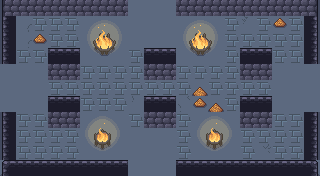

This game map was drawn from its Tiled (.tmx) file and the tilesets committed beside it. A one-line description and the full map source follow:
An orthogonal 20x11 tile map with 16x16 px tiles, 6 tile layers (ground, dressing, decor, walls, ...), 5 tilesets and 12 objects (5x ENTRY, 5x ENEMY, 2x PROP).

<map version="1.10" tiledversion="1.10.2" orientation="orthogonal" renderorder="right-down" width="20" height="11" tilewidth="16" tileheight="16" infinite="0" nextlayerid="8" nextobjectid="13">
 <tileset firstgid="1" name="wall" tilewidth="16" tileheight="16" tilecount="493" columns="17">
  <image source="../../../gfx/tiles/cove/walls_floor.png" width="272" height="464" />
 </tileset>
 <tileset firstgid="494" name="cracks" tilewidth="16" tileheight="16" tilecount="120" columns="8">
  <image source="../../../gfx/tiles/cove/cracks_floor.png" width="128" height="240" />
 </tileset>
 <tileset firstgid="614" name="wallcracks" tilewidth="16" tileheight="16" tilecount="256" columns="8">
  <image source="../../../gfx/tiles/cove/cracks_walls.png" width="128" height="512" />
 </tileset>
 <tileset firstgid="870" name="objects" tilewidth="16" tileheight="16" tilecount="216" columns="24">
  <image source="../../../gfx/tiles/cove/objects.png" width="384" height="144" />
 </tileset>
 <tileset firstgid="1086" name="fire" tilewidth="16" tileheight="16" tilecount="198" columns="11">
  <image source="../../../gfx/tiles/cove/fire.png" width="176" height="288" />
  <tile id="0">
   <animation>
    <frame tileid="0" duration="150" />
    <frame tileid="33" duration="150" />
    <frame tileid="66" duration="150" />
    <frame tileid="99" duration="150" />
    <frame tileid="132" duration="150" />
    <frame tileid="165" duration="150" />
   </animation>
  </tile>
  <tile id="1">
   <animation>
    <frame tileid="1" duration="150" />
    <frame tileid="34" duration="150" />
    <frame tileid="67" duration="150" />
    <frame tileid="100" duration="150" />
    <frame tileid="133" duration="150" />
    <frame tileid="166" duration="150" />
   </animation>
  </tile>
  <tile id="2">
   <animation>
    <frame tileid="2" duration="150" />
    <frame tileid="35" duration="150" />
    <frame tileid="68" duration="150" />
    <frame tileid="101" duration="150" />
    <frame tileid="134" duration="150" />
    <frame tileid="167" duration="150" />
   </animation>
  </tile>
  <tile id="3">
   <animation>
    <frame tileid="3" duration="150" />
    <frame tileid="36" duration="150" />
    <frame tileid="69" duration="150" />
    <frame tileid="102" duration="150" />
    <frame tileid="135" duration="150" />
    <frame tileid="168" duration="150" />
   </animation>
  </tile>
  <tile id="4">
   <animation>
    <frame tileid="4" duration="150" />
    <frame tileid="37" duration="150" />
    <frame tileid="70" duration="150" />
    <frame tileid="103" duration="150" />
    <frame tileid="136" duration="150" />
    <frame tileid="169" duration="150" />
   </animation>
  </tile>
  <tile id="5">
   <animation>
    <frame tileid="5" duration="150" />
    <frame tileid="38" duration="150" />
    <frame tileid="71" duration="150" />
    <frame tileid="104" duration="150" />
    <frame tileid="137" duration="150" />
    <frame tileid="170" duration="150" />
   </animation>
  </tile>
  <tile id="6">
   <animation>
    <frame tileid="6" duration="150" />
    <frame tileid="39" duration="150" />
    <frame tileid="72" duration="150" />
    <frame tileid="105" duration="150" />
    <frame tileid="138" duration="150" />
    <frame tileid="171" duration="150" />
   </animation>
  </tile>
  <tile id="7">
   <animation>
    <frame tileid="7" duration="150" />
    <frame tileid="40" duration="150" />
    <frame tileid="73" duration="150" />
    <frame tileid="106" duration="150" />
    <frame tileid="139" duration="150" />
    <frame tileid="172" duration="150" />
   </animation>
  </tile>
  <tile id="8">
   <animation>
    <frame tileid="8" duration="150" />
    <frame tileid="41" duration="150" />
    <frame tileid="74" duration="150" />
    <frame tileid="107" duration="150" />
    <frame tileid="140" duration="150" />
    <frame tileid="173" duration="150" />
   </animation>
  </tile>
  <tile id="9">
   <animation>
    <frame tileid="9" duration="150" />
    <frame tileid="42" duration="150" />
    <frame tileid="75" duration="150" />
    <frame tileid="108" duration="150" />
    <frame tileid="141" duration="150" />
    <frame tileid="174" duration="150" />
   </animation>
  </tile>
  <tile id="10">
   <animation>
    <frame tileid="10" duration="150" />
    <frame tileid="43" duration="150" />
    <frame tileid="76" duration="150" />
    <frame tileid="109" duration="150" />
    <frame tileid="142" duration="150" />
    <frame tileid="175" duration="150" />
   </animation>
  </tile>
  <tile id="11">
   <animation>
    <frame tileid="11" duration="150" />
    <frame tileid="44" duration="150" />
    <frame tileid="77" duration="150" />
    <frame tileid="110" duration="150" />
    <frame tileid="143" duration="150" />
    <frame tileid="176" duration="150" />
   </animation>
  </tile>
  <tile id="12">
   <animation>
    <frame tileid="12" duration="150" />
    <frame tileid="45" duration="150" />
    <frame tileid="78" duration="150" />
    <frame tileid="111" duration="150" />
    <frame tileid="144" duration="150" />
    <frame tileid="177" duration="150" />
   </animation>
  </tile>
  <tile id="13">
   <animation>
    <frame tileid="13" duration="150" />
    <frame tileid="46" duration="150" />
    <frame tileid="79" duration="150" />
    <frame tileid="112" duration="150" />
    <frame tileid="145" duration="150" />
    <frame tileid="178" duration="150" />
   </animation>
  </tile>
  <tile id="14">
   <animation>
    <frame tileid="14" duration="150" />
    <frame tileid="47" duration="150" />
    <frame tileid="80" duration="150" />
    <frame tileid="113" duration="150" />
    <frame tileid="146" duration="150" />
    <frame tileid="179" duration="150" />
   </animation>
  </tile>
  <tile id="15">
   <animation>
    <frame tileid="15" duration="150" />
    <frame tileid="48" duration="150" />
    <frame tileid="81" duration="150" />
    <frame tileid="114" duration="150" />
    <frame tileid="147" duration="150" />
    <frame tileid="180" duration="150" />
   </animation>
  </tile>
  <tile id="16">
   <animation>
    <frame tileid="16" duration="150" />
    <frame tileid="49" duration="150" />
    <frame tileid="82" duration="150" />
    <frame tileid="115" duration="150" />
    <frame tileid="148" duration="150" />
    <frame tileid="181" duration="150" />
   </animation>
  </tile>
  <tile id="17">
   <animation>
    <frame tileid="17" duration="150" />
    <frame tileid="50" duration="150" />
    <frame tileid="83" duration="150" />
    <frame tileid="116" duration="150" />
    <frame tileid="149" duration="150" />
    <frame tileid="182" duration="150" />
   </animation>
  </tile>
  <tile id="18">
   <animation>
    <frame tileid="18" duration="150" />
    <frame tileid="51" duration="150" />
    <frame tileid="84" duration="150" />
    <frame tileid="117" duration="150" />
    <frame tileid="150" duration="150" />
    <frame tileid="183" duration="150" />
   </animation>
  </tile>
  <tile id="19">
   <animation>
    <frame tileid="19" duration="150" />
    <frame tileid="52" duration="150" />
    <frame tileid="85" duration="150" />
    <frame tileid="118" duration="150" />
    <frame tileid="151" duration="150" />
    <frame tileid="184" duration="150" />
   </animation>
  </tile>
  <tile id="20">
   <animation>
    <frame tileid="20" duration="150" />
    <frame tileid="53" duration="150" />
    <frame tileid="86" duration="150" />
    <frame tileid="119" duration="150" />
    <frame tileid="152" duration="150" />
    <frame tileid="185" duration="150" />
   </animation>
  </tile>
  <tile id="21">
   <animation>
    <frame tileid="21" duration="150" />
    <frame tileid="54" duration="150" />
    <frame tileid="87" duration="150" />
    <frame tileid="120" duration="150" />
    <frame tileid="153" duration="150" />
    <frame tileid="186" duration="150" />
   </animation>
  </tile>
  <tile id="22">
   <animation>
    <frame tileid="22" duration="150" />
    <frame tileid="55" duration="150" />
    <frame tileid="88" duration="150" />
    <frame tileid="121" duration="150" />
    <frame tileid="154" duration="150" />
    <frame tileid="187" duration="150" />
   </animation>
  </tile>
  <tile id="23">
   <animation>
    <frame tileid="23" duration="150" />
    <frame tileid="56" duration="150" />
    <frame tileid="89" duration="150" />
    <frame tileid="122" duration="150" />
    <frame tileid="155" duration="150" />
    <frame tileid="188" duration="150" />
   </animation>
  </tile>
  <tile id="24">
   <animation>
    <frame tileid="24" duration="150" />
    <frame tileid="57" duration="150" />
    <frame tileid="90" duration="150" />
    <frame tileid="123" duration="150" />
    <frame tileid="156" duration="150" />
    <frame tileid="189" duration="150" />
   </animation>
  </tile>
  <tile id="25">
   <animation>
    <frame tileid="25" duration="150" />
    <frame tileid="58" duration="150" />
    <frame tileid="91" duration="150" />
    <frame tileid="124" duration="150" />
    <frame tileid="157" duration="150" />
    <frame tileid="190" duration="150" />
   </animation>
  </tile>
  <tile id="26">
   <animation>
    <frame tileid="26" duration="150" />
    <frame tileid="59" duration="150" />
    <frame tileid="92" duration="150" />
    <frame tileid="125" duration="150" />
    <frame tileid="158" duration="150" />
    <frame tileid="191" duration="150" />
   </animation>
  </tile>
  <tile id="27">
   <animation>
    <frame tileid="27" duration="150" />
    <frame tileid="60" duration="150" />
    <frame tileid="93" duration="150" />
    <frame tileid="126" duration="150" />
    <frame tileid="159" duration="150" />
    <frame tileid="192" duration="150" />
   </animation>
  </tile>
  <tile id="28">
   <animation>
    <frame tileid="28" duration="150" />
    <frame tileid="61" duration="150" />
    <frame tileid="94" duration="150" />
    <frame tileid="127" duration="150" />
    <frame tileid="160" duration="150" />
    <frame tileid="193" duration="150" />
   </animation>
  </tile>
  <tile id="29">
   <animation>
    <frame tileid="29" duration="150" />
    <frame tileid="62" duration="150" />
    <frame tileid="95" duration="150" />
    <frame tileid="128" duration="150" />
    <frame tileid="161" duration="150" />
    <frame tileid="194" duration="150" />
   </animation>
  </tile>
  <tile id="30">
   <animation>
    <frame tileid="30" duration="150" />
    <frame tileid="63" duration="150" />
    <frame tileid="96" duration="150" />
    <frame tileid="129" duration="150" />
    <frame tileid="162" duration="150" />
    <frame tileid="195" duration="150" />
   </animation>
  </tile>
  <tile id="31">
   <animation>
    <frame tileid="31" duration="150" />
    <frame tileid="64" duration="150" />
    <frame tileid="97" duration="150" />
    <frame tileid="130" duration="150" />
    <frame tileid="163" duration="150" />
    <frame tileid="196" duration="150" />
   </animation>
  </tile>
  <tile id="32">
   <animation>
    <frame tileid="32" duration="150" />
    <frame tileid="65" duration="150" />
    <frame tileid="98" duration="150" />
    <frame tileid="131" duration="150" />
    <frame tileid="164" duration="150" />
    <frame tileid="197" duration="150" />
   </animation>
  </tile>
 </tileset>
 <layer id="1" name="ground" width="20" height="11">
  <data encoding="csv">
251,251,251,251,251,251,251,251,251,251,251,251,251,251,251,251,251,251,251,251,
251,251,251,251,251,251,251,251,251,251,251,251,251,251,251,251,251,251,251,251,
251,251,251,251,251,251,251,251,251,251,251,251,251,251,251,251,251,251,251,251,
251,251,251,251,251,251,251,251,251,251,251,251,251,251,251,251,251,251,251,251,
251,251,251,251,251,251,251,251,251,251,251,251,251,251,251,251,251,251,251,251,
251,251,251,251,251,251,251,251,251,251,251,251,251,251,251,251,251,251,251,251,
251,251,251,251,251,251,251,251,251,251,251,251,251,251,251,251,251,251,251,251,
251,251,251,251,251,251,251,251,251,251,251,251,251,251,251,251,251,251,251,251,
251,251,251,251,251,251,251,251,251,251,251,251,251,251,251,251,251,251,251,251,
251,251,251,251,251,251,251,251,251,251,251,251,251,251,251,251,251,251,251,251,
251,251,251,251,251,251,251,251,251,251,251,251,251,251,251,251,251,251,251,251
</data>
 </layer>
 <layer id="2" name="dressing" width="20" height="11">
  <data encoding="csv">
0,0,0,618,0,0,0,0,0,0,0,643,625,0,0,652,0,0,0,0,
0,594,232,232,232,1091,1092,1093,0,0,0,1091,1092,1093,232,601,232,1051,232,0,
0,596,1051,232,232,1102,0,1104,0,0,0,1102,0,1104,232,232,232,232,232,0,
0,232,232,0,0,1113,1114,1115,232,0,0,1113,1114,1115,232,0,0,232,232,0,
0,0,0,0,0,232,232,232,232,0,0,232,232,232,232,0,0,0,0,0,
0,0,0,232,232,232,232,232,232,232,232,232,909,232,232,232,232,0,0,0,
0,0,0,0,0,232,232,232,603,0,0,613,1051,909,232,0,0,0,0,0,
0,232,232,0,0,1094,1095,1096,232,0,0,232,1094,1095,1096,0,0,232,232,0,
0,232,232,232,232,1105,0,1107,0,0,0,232,1105,0,1107,232,232,232,232,0,
0,232,232,232,232,1116,1117,1118,0,0,0,232,1116,1117,1118,232,600,232,232,0,
0,0,0,0,0,0,0,0,0,0,0,0,0,0,0,0,0,0,0,0
</data>
 </layer>
 <layer id="3" name="decor" width="20" height="11">
  <data encoding="csv">
0,0,0,0,0,0,0,0,0,0,0,0,0,0,0,0,0,0,0,0,
0,0,0,0,0,0,0,0,0,0,0,0,0,0,0,0,0,0,0,0,
0,0,0,0,0,0,0,0,0,0,0,0,0,0,0,0,0,0,0,0,
0,0,0,0,0,0,0,0,0,0,0,0,0,0,0,0,0,0,0,0,
0,0,0,0,0,0,0,0,0,0,0,0,0,0,0,0,0,0,0,0,
0,0,0,0,0,0,0,0,0,0,0,0,0,0,0,0,0,0,0,0,
0,0,0,0,0,0,0,0,0,0,0,0,0,0,0,0,0,0,0,0,
0,0,0,0,0,0,0,0,0,0,0,0,0,0,0,0,0,0,0,0,
0,0,0,0,0,0,0,0,0,0,0,0,0,0,0,0,0,0,0,0,
0,0,0,0,0,0,0,0,0,0,0,0,0,0,0,0,0,0,0,0,
0,0,0,0,0,0,0,0,0,0,0,0,0,0,0,0,0,0,0,0
</data>
 </layer>
 <layer id="4" name="walls" width="20" height="11">
  <data encoding="csv">
70,71,71,71,71,71,71,71,0,0,0,71,71,71,71,71,71,71,71,72,
36,0,0,0,0,0,0,0,0,0,0,0,0,0,0,0,0,0,0,38,
36,0,0,0,0,0,0,0,0,0,0,0,0,0,0,0,0,0,0,38,
36,0,0,0,0,0,0,0,0,0,0,0,0,0,0,0,0,0,0,38,
0,0,0,0,0,0,0,0,0,0,0,0,0,0,0,0,0,0,0,0,
0,0,0,0,0,0,0,0,0,0,0,0,0,0,0,0,0,0,0,0,
0,0,0,0,0,0,0,0,0,0,0,0,0,0,0,0,0,0,0,0,
36,0,0,0,0,0,0,0,0,0,0,0,0,0,0,0,0,0,0,38,
36,0,0,0,0,0,0,0,0,0,0,0,0,0,0,0,0,0,0,38,
36,0,0,0,0,0,0,0,0,0,0,0,0,0,0,0,0,0,0,38,
19,20,20,20,20,20,20,20,0,0,0,20,20,20,20,20,20,20,20,21
</data>
 </layer>
 <layer id="5" name="props" width="20" height="11">
  <data encoding="csv">
0,0,0,0,0,0,0,0,0,0,0,0,0,0,0,0,0,0,0,0,
0,0,0,0,0,0,0,0,0,0,0,0,0,0,0,0,0,0,0,0,
0,0,0,0,0,0,1103,0,0,0,0,0,1103,0,0,0,0,0,0,0,
0,0,0,20,20,0,0,0,0,20,20,0,0,0,0,20,20,0,0,0,
0,0,0,71,71,0,0,0,0,71,71,0,0,0,0,71,71,0,0,0,
0,0,0,0,0,0,0,0,0,0,0,0,0,0,0,0,0,0,0,0,
0,0,0,20,20,0,0,0,0,20,20,0,0,0,0,20,20,0,0,0,
0,0,0,71,71,0,0,0,0,71,71,0,0,0,0,71,71,0,0,0,
0,0,0,0,0,0,1106,0,0,0,0,0,0,1106,0,0,0,0,0,0,
0,0,0,0,0,0,0,0,0,0,0,0,0,0,0,0,0,0,0,0,
0,0,0,0,0,0,0,0,0,0,0,0,0,0,0,0,0,0,0,0
</data>
 </layer>
 <layer id="6" name="overhead" width="20" height="11">
  <data encoding="csv">
0,0,0,0,0,0,0,0,0,0,0,0,0,0,0,0,0,0,0,0,
0,0,0,0,0,0,0,0,0,0,0,0,0,0,0,0,0,0,0,0,
0,0,0,0,0,0,0,0,0,0,0,0,0,0,0,0,0,0,0,0,
0,0,0,0,0,0,0,0,0,0,0,0,0,0,0,0,0,0,0,0,
0,0,0,0,0,0,0,0,0,0,0,0,0,0,0,0,0,0,0,0,
0,0,0,0,0,0,0,0,0,0,0,0,0,0,0,0,0,0,0,0,
0,0,0,0,0,0,0,0,0,0,0,0,0,0,0,0,0,0,0,0,
0,0,0,0,0,0,0,0,0,0,0,0,0,0,0,0,0,0,0,0,
0,0,0,0,0,0,0,0,0,0,0,0,0,0,0,0,0,0,0,0,
0,0,0,0,0,0,0,0,0,0,0,0,0,0,0,0,0,0,0,0,
0,0,0,0,0,0,0,0,0,0,0,0,0,0,0,0,0,0,0,0
</data>
 </layer>
 <objectgroup id="7" name="spawns">
  <object id="1" name="UP" type="ENTRY" x="152" y="24" />
  <object id="2" name="DOWN" type="ENTRY" x="152" y="152" />
  <object id="3" name="LEFT" type="ENTRY" x="24" y="88" />
  <object id="4" name="RIGHT" type="ENTRY" x="296" y="88" />
  <object id="5" name="" type="ENTRY" x="168" y="88" />
  <object id="6" name="" type="ENEMY" x="72" y="136" />
  <object id="7" name="" type="ENEMY" x="200" y="88" />
  <object id="8" name="" type="ENEMY" x="120" y="88" />
  <object id="9" name="" type="ENEMY" x="232" y="120" />
  <object id="10" name="" type="ENEMY" x="72" y="40" />
  <object id="11" name="torch" type="PROP" x="56" y="168" />
  <object id="12" name="torch" type="PROP" x="264" y="168" />
 </objectgroup>
</map>
